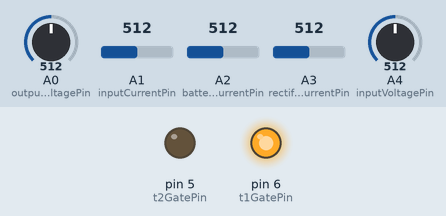
Bench run of a sketch on a simulated Arduino Uno, built with avr-gcc and run on an emulated ATmega328P. On the bench: output pins drawn as LEDs (lit = HIGH). Inputs (shaded band) come from the test bench; at power-on: A0 (outputVoltagePin) = 512, A4 (inputVoltagePin) = 512, A1 (inputCurrentPin) = 512, A2 (batteryCurrentPin) = 512, A3 (rectifierCurrentPin) = 512.

Above: at 1.2 s.
1.3 s: A0 (outputVoltagePin) set to 579
2.8 s: A0 (outputVoltagePin) set to 597
At 4.0 s:
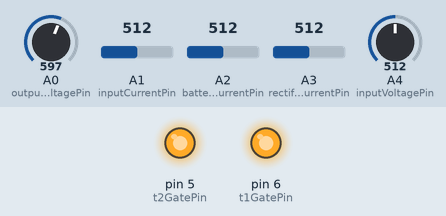
4.4 s: A4 (inputVoltagePin) set to 564
5.9 s: A4 (inputVoltagePin) set to 596
At 6.4 s:
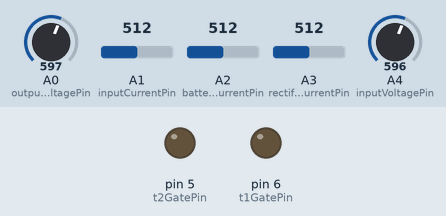
7.5 s: A4 (inputVoltagePin) set to 572
At 8.8 s:
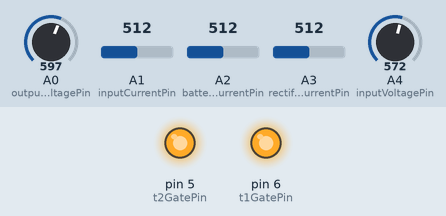
Timing chart, 0 to 10.5 s (numbered marks = the images above; inputs shaded):
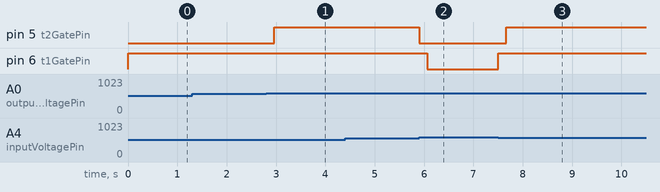

Measured:
- the behaviour switches between 586 and 587 on A0 (outputVoltagePin) (found by bisection; images 0 and 1)
- the behaviour switches between 582 and 583 on A4 (inputVoltagePin) (found by bisection; images 1 and 2)
- after the input at 1.3 s, every drawn part: stays the same
- after the input at 2.8 s, pin 5 (t2GatePin): LOW → HIGH after 0.17 s
- after the input at 4.4 s, every drawn part: stays the same
- after the input at 5.9 s, pin 5 (t2GatePin): HIGH → LOW at once; pin 6 (t1GatePin): HIGH → LOW after 0.17 s
- after the input at 7.5 s, pin 5 (t2GatePin): LOW → HIGH after 0.17 s; pin 6 (t1GatePin): LOW → HIGH at once

The sketch:

328p_code.ino
```cpp
#include <SoftwareSerial.h>
//Global definitions
SoftwareSerial ESPserial(2, 3); // RX | TX
int targetOutputVoltage = 582;
int hysteresisInSteps = 5;
int t1GatePin = 6;
int t2GatePin = 5;
int outputVoltagePin = A0;
int inputVoltagePin = A4;

int inputCurrentPin = A1;
int batteryCurrentPin = A2;
int rectifierCurrentPin = A3;

int outputVoltage = 0;
int inputVoltage = 0;
int inputCurrent = 0;
int batteryCurrent = 0;
int rectifierCurrent = 0;

int mode = 2; // 0 = off, 1 = buck, 2 = boost //buck= t1 pulsing, t2 off //boost= t1 on, t2 pulsing // off =  t1 off, t2 off

int pwmValueT1 = 1;
int pwmValueT2 = 0;

int count1 = 0;

int incomingByte = 0;

void setup()
{
  pinMode(t2GatePin, OUTPUT);
  digitalWrite(t2GatePin, LOW);
  pinMode(t1GatePin, OUTPUT);
  digitalWrite(t1GatePin, LOW);

  // Analog pins would not have to be declared
  pinMode(outputVoltagePin, INPUT);
  pinMode(inputVoltagePin , INPUT);
  pinMode(inputCurrentPin, INPUT);
  pinMode(batteryCurrentPin, INPUT);
  pinMode(rectifierCurrentPin, INPUT);

  TCCR0B = TCCR0B & 0b11111000 | 0x01;

  Serial.begin(115200);     // communication speed with the host
}


void loop()
{
    //This section checks if there is data in the rx buffer.
    //If there is and it equals "1" the saved data is transfered to the ESP8266
    incomingByte = Serial.read();
    if(incomingByte == '1')
    {
      String serialSend;
      serialSend += String(inputVoltage);
      serialSend += String(',');
      serialSend += String(inputCurrent);
      serialSend += String(',');
      serialSend += String(outputVoltage);
      serialSend += String(',');
      serialSend += String(batteryCurrent);
      serialSend += String(',');
      serialSend += String(rectifierCurrent);
      serialSend += String(',');
      serialSend += String(mode);
      serialSend += String(',');
      serialSend += String(pwmValueT1);
      serialSend += String(',');
      serialSend += String(pwmValueT2);
      serialSend += String(',');
      serialSend += String(count1);
      serialSend += String('#');
      Serial.print(serialSend);
      count1++;
    }
    //Here data is read out from all the ADC pins and saved to be used later
  outputVoltage    = analogRead(outputVoltagePin);
  inputVoltage     = analogRead(inputVoltagePin);
  inputCurrent     = analogRead(inputCurrentPin);
  batteryCurrent   = analogRead(batteryCurrentPin);
  rectifierCurrent = analogRead(rectifierCurrentPin);

  choosemode();// see function
  pwmSafety(); // see function
  //The current pwm values are transfered to the ADCs which in turn power the mosfet gates accordingly
  analogWrite(t2GatePin, pwmValueT2);
  analogWrite(t1GatePin, pwmValueT1);
  delay(5);
}


//One of the two main modes that makes sure that T2 is off and changes the pwmValue of T1 depending if the duty cycle should be reduced or not.
void buckmode(void)
{
  digitalWrite(pwmValueT2, LOW);
  pwmValueT2 = 0;
  if (outputVoltage < (targetOutputVoltage - hysteresisInSteps))
  {
    pwmValueT1 += 1;

  }
  else if (outputVoltage > (targetOutputVoltage + hysteresisInSteps))
  {
    pwmValueT1 -= 1;
  }
  else
  {
    ;
  }
}
//The other main mode that makes sure that T1 is on and changes the pwmValue of T2 depending if the duty cycle should be reduced or not.
void boostmode(void)
{
  digitalWrite(pwmValueT1, HIGH);
  pwmValueT1 = 255;
  if (outputVoltage <= (targetOutputVoltage - hysteresisInSteps))
  {
    pwmValueT2 -= 1;

  }
  else if (outputVoltage >= (targetOutputVoltage + hysteresisInSteps))
  {
    pwmValueT2 += 1;
  }
  else
  {
    ;
  }
}
//Off mode is called if an emergency stop is necessary.
void offmode(void)
{
  pwmValueT1 = 0;
  pwmValueT2 = 0;

}

//This function sets the mode that is to be executed, depending on the relationship of the input voltage to the target output voltage
void choosemode(void)
{
  if (inputVoltage <= targetOutputVoltage) // set boost mode
    {
      mode = 2;
      boostmode();
    }

  else if(inputVoltage > targetOutputVoltage) // set buck mode
    {
      mode = 1;
      buckmode();
    }
  else if(true) //set off mode
    {
      mode = 0;
      offmode();
    }
  else
    {
      ;
    }

}

//as the pwm values can go below 0 or above 255 this function is called to stop error signals reaching the ADC
void pwmSafety(void)
{
  if (pwmValueT1 > 255)
  {
    pwmValueT1 = 255;
  }

  if (pwmValueT1 < 0)
  {
    pwmValueT1 = 0;
  }

  /*if(mode == 2)
  {
    if (pwmValueT2 > 255  )  //and voltage is higher than 9V  // || pwmValueT2 <= 0)
    {
      pwmValueT2 = 128;
    }
    if (pwmValueT2 < -1 && outputVoltage>300);
    {
      pwmValueT2 = 0;
    }
  }*/

  //else
  {
    if (pwmValueT2 > 255)
    {
      pwmValueT2 = 255;
    }

    if (pwmValueT2 < 0)
    {
      pwmValueT2 = 0;
    }
  }
}
```
